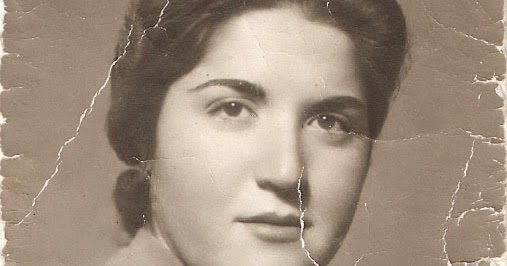
%> input picture Foto-antigua-03.jpg, 507 x 266 px
$ octave modificar_imagen.m   (GNU Octave 9; MATLAB toolbox functions it lacks are replaced by stand-ins)
%> lines starting %> are read from the running program, lines starting %| are printed output that depends on the picture
%1) Leer rgb
img_rgb = imread('Foto-antigua-03.jpg');
%> img_rgb is the input picture: size 266x507x3 uint8; mean R, G, B 160.4, 142.9, 126.3
%2) Se desean borrar los quiebres. Ponemos el valor en 3 ya que mucho valor
%quita calidad y poco valor no borra tanto los quiebres.
se = strel('disk',3);
%3) Erosionamos la imagen con se
imgErode = imerode(img_rgb,se);
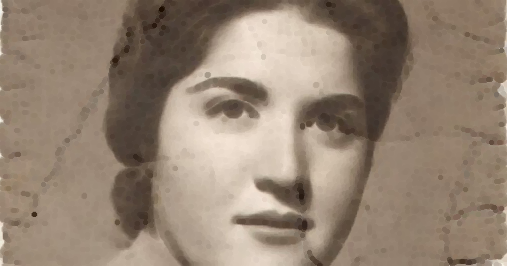
%> imgErode: size 266x507x3 uint8; mean R, G, B 148.6, 131.1, 114.7
%4) La reconstruimos
imgRec = imreconstruct(imgErode,img_rgb);
%5) Aplicamos apertura morfologica( (imgReconst Erosion se) dilatacion se )
imgOpenMorf = imopen(imgRec,se);
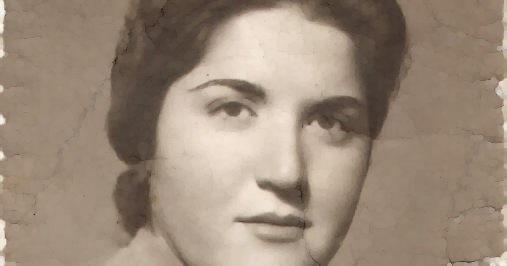
%> imgOpenMorf: size 266x507x3 uint8; mean R, G, B 155.6, 138.1, 121.5
imwrite(imgOpenMorf, 'imreconstruct.jpg');


%6) Plotear todo en una misma ventana
%--------------------------------
[X1,map1]=imread('Foto-antigua-03.jpg');
%> map1 = []
[X2,map2]=imread('imreconstruct.jpg');
%> map2 = []
subplot(1,2,1), imshow(X1,map1)
title('Imagen original')
subplot(1,2,2), imshow(X2,map2)
title('Imagen reconstruida')
